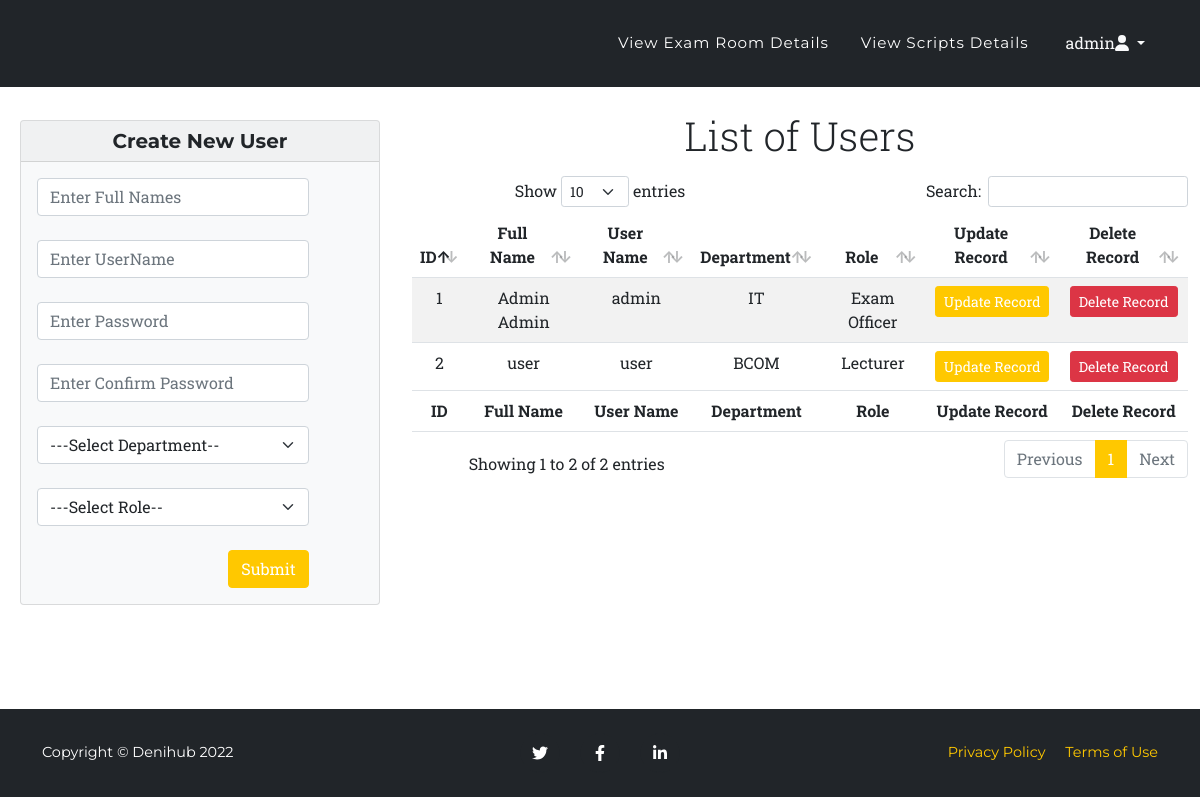
Page /examOfficer.php (signed in) on the committed database.
### tables this page shows
CREATE TABLE `users` (
  `id` int NOT NULL,
  `fullName` varchar(55) NOT NULL,
  `userName` varchar(55) NOT NULL,
  `password` varchar(155) NOT NULL,
  `password_confirm` varchar(155) NOT NULL,
  `department` varchar(55) NOT NULL,
  `role` varchar(55) NOT NULL
);

### examOfficer.php (the view, shortened to what this page needs)
<?php
require 'mysqlConnect.php';
if (!$_SESSION['userName'])
{
    header("location: index.php");
}
else
{
?>
<!DOCTYPE html>
<html lang="en">
    <head>
        <link href="css/styles.css" rel="stylesheet" />
		<link href="css/dataTables.bootstrap5.min.css" rel="stylesheet" />
    </head>
    <body id="page-top">
        <nav class="navbar navbar-expand-lg bg-dark navbar-dark fixed-top" id="mainNav">
            <div class="container">
                <div class="collapse navbar-collapse" id="navbarResponsive">
				  <div class="col-sm-6">
				  </div>
				  <div class="col-sm-6 clearfix">
                    <ul class="navbar-nav float-end ms-auto py-4 py-lg-0">
                        <li class="nav-item"><a class="nav-link" href="viewExamRoomDetails.php">View Exam Room Details</a></li>
                        <li class="nav-item"><a class="nav-link" href="viewScriptsDetails.php">View Scripts Details</a></li>
						<li class="nav-item">
							<div class="dropdown">
							  <button class="btn dropdown-toggle text-light" type="button" id="dropdownMenuButton1" data-bs-toggle="dropdown" aria-expanded="false">
								<?php echo $_SESSION['userName']; ?><i class="fa-solid fa-user"></i>
							  </button>
							</div>
                    </ul>
				  </div>
                </div>
            </div>
        </nav>
         <section class="page-section" id="services">
            <div class="container-fluid">
                <div class="row pt-3 text-center">
				  <div class="col-md-4">
					<div class="card text-dark bg-light m-2">
					  <h5 class="card-header">Create New User</h5>
					  <div class="card-body">
						 <form class="form-horizontal" action="register.php" method="post">
						   <div class="form-group">
								<div class="col-sm-10">
								  <input type="text" class="form-control" id="fullName" name="fullName" placeholder="Enter Full Names">
								</div>
							  </div>
							  <div class="form-group">
								<div class="col-sm-10">
								  <input type="text" class="form-control" id="userName" name="userName" placeholder="Enter UserName">
								</div>
							  </div>
							  <div class="password">
							   <div class="form-group">
								<div class="col-sm-10">
								  <input type="text" class="form-control" id="password" name="password" placeholder="Enter Password">
								</div>
							  </div>
							   <div class="form-group">
								<div class="col-sm-10">
								  <input type="text" class="form-control" id="confirm_password" name="password_confirm" placeholder="Enter Confirm Password" onkeyup="validate_password()">
								</div>
							  </div>
							  </div>
							   <div class="form-group">
							   <div class="col-sm-10">
								<select class="form-select" name="department">
								  <option>---Select Department--</option>
								</select>
								</div>
							  </div>
							     <div class="form-group">
							   <div class="col-sm-10">
								<select class="form-select" name="role">
								  <option>---Select Role--</option>
								</select>
								</div>
							  </div>
							  <div class="form-group">
								<div class="col-sm-offset-2 col-sm-10">
								  <button type="submit" class="btn btn-primary" name="register" style= "float:right;">Submit</button>
								</div>
							  </div>
							</form>
					  </div>
					</div>
				  </div>
				  <div class="col-md-8">
				  <p class="display-6">List of Users</p>
				   <table id="example" class="table table-striped table-hover" style="width:100%">
					<thead>
						<tr>
						    <th>ID</th>
						    <th>Full Name</th>
							<th>User Name</th>
							<th>Department</th>
							<th>Role</th>
							<th>Update Record</th>
							<th>Delete Record</th>
						</tr>
					</thead>
					<tbody>
						 <?php
								$sel = "select * from users";
								$run = mysqli_query($con, $sel);
								while ($row = mysqli_fetch_array($run))
								{
									$id = $row['id'];
									$fullName = $row['fullName'];
									$userName = $row['userName'];
									$department = $row['department'];
									$role = $row['role'];
							?>
							<tr>
							<td><?php echo $id; ?></td>
							<td><?php echo $fullName; ?></td>
							<td><?php echo $userName; ?></td>
							<td><?php echo $department; ?></td>
							<td><?php echo $role; ?></td>
							<td><button type="button" class="btn btn-warning  btn-sm" data-bs-toggle="modal" data-bs-target="#">Update Record</button></td>
							<td><a href="examOfficer.php? delete=<?php echo $id; ?>" class="delete"><button type="button" class="btn btn-danger btn-sm">Delete Record</button></a></td>
							</tr>
							<?php
								} ?>
					</tbody>
					<tfoot>
						<tr>
						    <th>ID</th>
							<th>Full Name</th>
							<th>User Name</th>
							<th>Department</th>
							<th>Role</th>
							<th>Update Record</th>
							<th>Delete Record</th>
						</tr>
					</tfoot>
				</table>
			  </div>
			</div>
			</div>
        </section>
        <footer class="footer py-4 bg-dark text-white">
            <div class="container">
                <div class="row align-items-center">
                    <div class="col-lg-4 text-lg-start">Copyright &copy; Denihub 2022</div>
                    <div class="col-lg-4 my-3 my-lg-0">
                        <a class="btn btn-dark btn-social mx-2" href="#!" aria-label="Twitter"><i class="fab fa-twitter"></i></a>
                        <a class="btn btn-dark btn-social mx-2" href="#!" aria-label="Facebook"><i class="fab fa-facebook-f"></i></a>
                        <a class="btn btn-dark btn-social mx-2" href="#!" aria-label="LinkedIn"><i class="fab fa-linkedin-in"></i></a>
                    </div>
                    <div class="col-lg-4 text-lg-end">
                        <a class="text-decoration-none me-3" href="#!">Privacy Policy</a>
                        <a class="text-decoration-none" href="#!">Terms of Use</a>
                    </div>
                </div>
            </div>
        </footer>
    </body>
</html>
<?php
} ?>

### rows in the picture
users: id "1", fullName "Admin Admin", userName "admin", department "IT", role "Exam Officer"
users: id "2", fullName "user", userName "user", department "BCOM", role "Lecturer"

### other values in the picture
$_SESSION['userName'] "admin"
